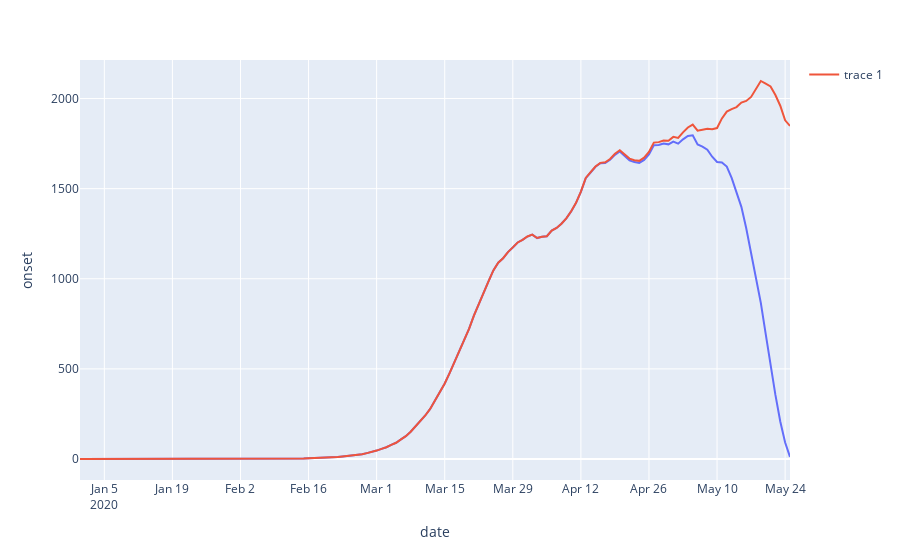
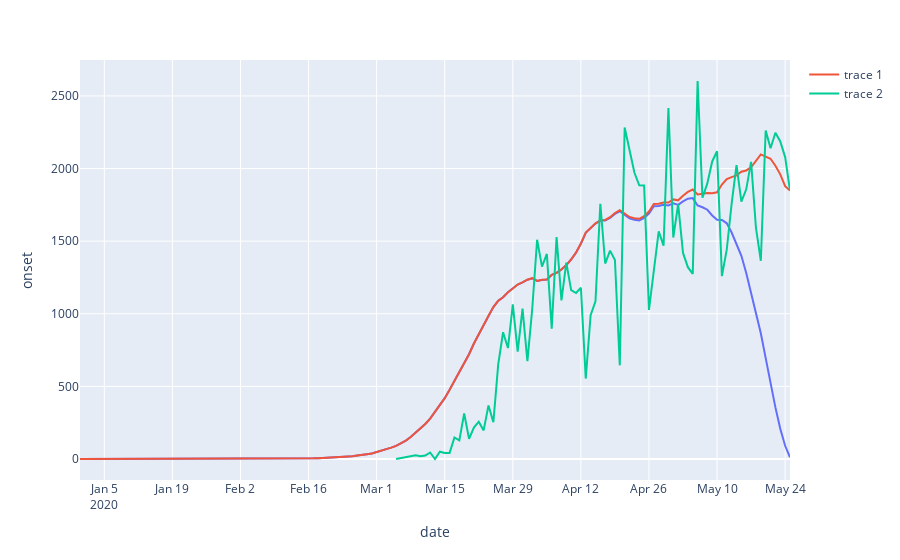
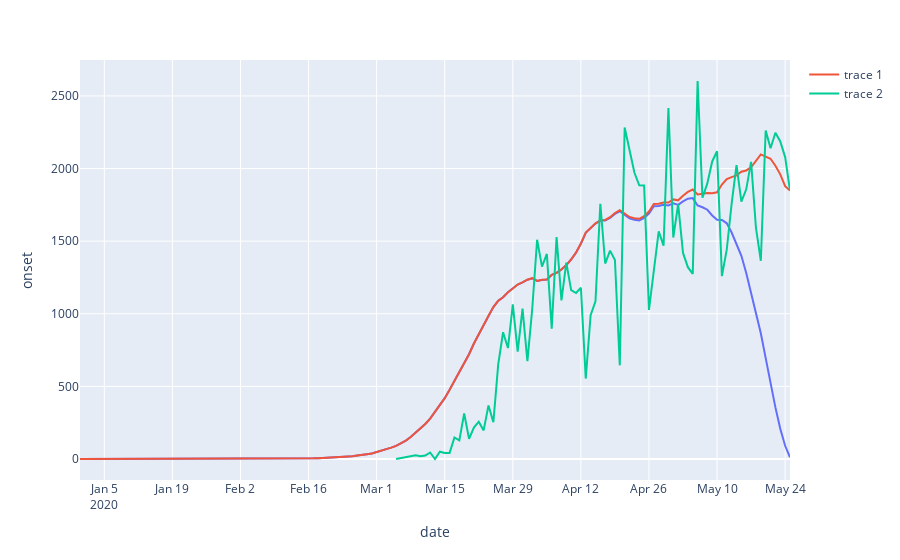

Source (notebook cell) for these figures, in order:
### Code cell
fig = px.line(data_frame=onset, x="date", y="onset")
fig.add_scatter(x=adjusted.date, y=adjusted.adjusted_onset, mode='lines')
fig.add_scatter(x=confirmed.date, y=confirmed.positive, mode='lines')
fig.show()

### Figure 1 — Plotly figure (JSON) as saved in the notebook; plotly's stock layout.template omitted (floating-point values rounded to 4 significant figures; data arrays with more than 128 entries replaced by an {"elided": "..."} marker saying what was removed)
{"data": [{"hovertemplate": "date=%{x}<br>onset=%{y}<extra></extra>", "legendgroup": "", "line": {"color": "#636efa", "dash": "solid"}, "mode": "lines", "name": "", "showlegend": false, "type": "scatter", "x": {"elided": "147 str values"}, "xaxis": "x", "y": {"elided": "147 float values"}, "yaxis": "y"}, {"mode": "lines", "type": "scatter", "x": {"elided": "147 str values"}, "y": {"elided": "147 float values"}}], "layout": {"autosize": true, "legend": {"tracegroupgap": 0}, "margin": {"t": 60}, "xaxis": {"anchor": "y", "autorange": true, "domain": [0, 1], "range": ["2019-12-31", "2020-05-25"], "title": {"text": "date"}, "type": "date"}, "yaxis": {"anchor": "x", "autorange": true, "domain": [0, 1], "range": [-116.5, 2214.0], "title": {"text": "onset"}, "type": "linear"}}}

### Figure 2 — Plotly figure (JSON) as saved in the notebook; plotly's stock layout.template omitted (floating-point values rounded to 4 significant figures; data arrays with more than 128 entries replaced by an {"elided": "..."} marker saying what was removed)
{"data": [{"hovertemplate": "date=%{x}<br>onset=%{y}<extra></extra>", "legendgroup": "", "line": {"color": "#636efa", "dash": "solid"}, "mode": "lines", "name": "", "showlegend": false, "type": "scatter", "x": {"elided": "147 str values"}, "xaxis": "x", "y": {"elided": "147 float values"}, "yaxis": "y"}, {"mode": "lines", "type": "scatter", "x": {"elided": "147 str values"}, "y": {"elided": "147 float values"}}, {"mode": "lines", "type": "scatter", "x": ["2020-03-05T00:00:00", "2020-03-06T00:00:00", "2020-03-07T00:00:00", "2020-03-08T00:00:00", "2020-03-09T00:00:00", "2020-03-10T00:00:00", "2020-03-11T00:00:00", "2020-03-12T00:00:00", "2020-03-13T00:00:00", "2020-03-14T00:00:00", "2020-03-15T00:00:00", "2020-03-16T00:00:00", "2020-03-17T00:00:00", "2020-03-18T00:00:00", "2020-03-19T00:00:00", "2020-03-20T00:00:00", "2020-03-21T00:00:00", "2020-03-22T00:00:00", "2020-03-23T00:00:00", "2020-03-24T00:00:00", "2020-03-25T00:00:00", "2020-03-26T00:00:00", "2020-03-27T00:00:00", "2020-03-28T00:00:00", "2020-03-29T00:00:00", "2020-03-30T00:00:00", "2020-03-31T00:00:00", "2020-04-01T00:00:00", "2020-04-02T00:00:00", "2020-04-03T00:00:00", "2020-04-04T00:00:00", "2020-04-05T00:00:00", "2020-04-06T00:00:00", "2020-04-07T00:00:00", "2020-04-08T00:00:00", "2020-04-09T00:00:00", "2020-04-10T00:00:00", "2020-04-11T00:00:00", "2020-04-12T00:00:00", "2020-04-13T00:00:00", "2020-04-14T00:00:00", "2020-04-15T00:00:00", "2020-04-16T00:00:00", "2020-04-17T00:00:00", "2020-04-18T00:00:00", "2020-04-19T00:00:00", "2020-04-20T00:00:00", "2020-04-21T00:00:00", "2020-04-22T00:00:00", "2020-04-23T00:00:00", "2020-04-24T00:00:00", "2020-04-25T00:00:00", "2020-04-26T00:00:00", "2020-04-27T00:00:00", "2020-04-28T00:00:00", "2020-04-29T00:00:00", "2020-04-30T00:00:00", "2020-05-01T00:00:00", "2020-05-02T00:00:00", "2020-05-03T00:00:00", "2020-05-04T00:00:00", "2020-05-05T00:00:00", "2020-05-06T00:00:00", "2020-05-07T00:00:00", "2020-05-08T00:00:00", "2020-05-09T00:00:00", "2020-05-10T00:00:00", "2020-05-11T00:00:00", "2020-05-12T00:00:00", "2020-05-13T00:00:00", "2020-05-14T00:00:00", "2020-05-15T00:00:00", "2020-05-16T00:00:00", "2020-05-17T00:00:00", "2020-05-18T00:00:00", "2020-05-19T00:00:00", "2020-05-20T00:00:00", "2020-05-21T00:00:00", "2020-05-22T00:00:00", "2020-05-23T00:00:00", "2020-05-24T00:00:00", "2020-05-25T00:00:00"], "y": [0, 7, 9, 19, 26, 19, 24, 45, 0, 50, 41, 42, 148, 128, 313, 139, 216, 257, 197, 369, 253, 651, 873, 764, 1065, 739, 1035, 673, 1036, 1510, 1325, 1412, 898, 1529, 1092, 1352, 1163, 1143, 1179, 554, 990, 1086, 1758, 1346, 1435, 1370, 645, 2283, 2135, 1973, 1885, 1883, 1027, 1300, 1567, 1469, 2417, 1525, 1755, 1419, 1321, 1275, 2603, 1799, 1898, 2049, 2119, 1259, 1443, 1759, 2023, 1772, 1857, 2046, 1591, 1365, 2262, 2140, 2247, 2187, 2079, 1848]}], "layout": {"autosize": true, "legend": {"tracegroupgap": 0}, "margin": {"t": 60}, "xaxis": {"anchor": "y", "autorange": true, "domain": [0, 1], "range": ["2019-12-31", "2020-05-25"], "title": {"text": "date"}, "type": "date"}, "yaxis": {"anchor": "x", "autorange": true, "domain": [0, 1], "range": [-144.6, 2748.0], "title": {"text": "onset"}, "type": "linear"}}}

### Figure 3 — Plotly figure (JSON) as saved in the notebook; plotly's stock layout.template omitted (floating-point values rounded to 4 significant figures; data arrays with more than 128 entries replaced by an {"elided": "..."} marker saying what was removed)
{"data": [{"hovertemplate": "date=%{x}<br>onset=%{y}<extra></extra>", "legendgroup": "", "line": {"color": "#636efa", "dash": "solid"}, "mode": "lines", "name": "", "showlegend": false, "type": "scatter", "x": {"elided": "147 str values"}, "xaxis": "x", "y": {"elided": "147 float values"}, "yaxis": "y"}, {"mode": "lines", "type": "scatter", "x": {"elided": "147 str values"}, "y": {"elided": "147 float values"}}, {"mode": "lines", "type": "scatter", "x": ["2020-03-05T00:00:00", "2020-03-06T00:00:00", "2020-03-07T00:00:00", "2020-03-08T00:00:00", "2020-03-09T00:00:00", "2020-03-10T00:00:00", "2020-03-11T00:00:00", "2020-03-12T00:00:00", "2020-03-13T00:00:00", "2020-03-14T00:00:00", "2020-03-15T00:00:00", "2020-03-16T00:00:00", "2020-03-17T00:00:00", "2020-03-18T00:00:00", "2020-03-19T00:00:00", "2020-03-20T00:00:00", "2020-03-21T00:00:00", "2020-03-22T00:00:00", "2020-03-23T00:00:00", "2020-03-24T00:00:00", "2020-03-25T00:00:00", "2020-03-26T00:00:00", "2020-03-27T00:00:00", "2020-03-28T00:00:00", "2020-03-29T00:00:00", "2020-03-30T00:00:00", "2020-03-31T00:00:00", "2020-04-01T00:00:00", "2020-04-02T00:00:00", "2020-04-03T00:00:00", "2020-04-04T00:00:00", "2020-04-05T00:00:00", "2020-04-06T00:00:00", "2020-04-07T00:00:00", "2020-04-08T00:00:00", "2020-04-09T00:00:00", "2020-04-10T00:00:00", "2020-04-11T00:00:00", "2020-04-12T00:00:00", "2020-04-13T00:00:00", "2020-04-14T00:00:00", "2020-04-15T00:00:00", "2020-04-16T00:00:00", "2020-04-17T00:00:00", "2020-04-18T00:00:00", "2020-04-19T00:00:00", "2020-04-20T00:00:00", "2020-04-21T00:00:00", "2020-04-22T00:00:00", "2020-04-23T00:00:00", "2020-04-24T00:00:00", "2020-04-25T00:00:00", "2020-04-26T00:00:00", "2020-04-27T00:00:00", "2020-04-28T00:00:00", "2020-04-29T00:00:00", "2020-04-30T00:00:00", "2020-05-01T00:00:00", "2020-05-02T00:00:00", "2020-05-03T00:00:00", "2020-05-04T00:00:00", "2020-05-05T00:00:00", "2020-05-06T00:00:00", "2020-05-07T00:00:00", "2020-05-08T00:00:00", "2020-05-09T00:00:00", "2020-05-10T00:00:00", "2020-05-11T00:00:00", "2020-05-12T00:00:00", "2020-05-13T00:00:00", "2020-05-14T00:00:00", "2020-05-15T00:00:00", "2020-05-16T00:00:00", "2020-05-17T00:00:00", "2020-05-18T00:00:00", "2020-05-19T00:00:00", "2020-05-20T00:00:00", "2020-05-21T00:00:00", "2020-05-22T00:00:00", "2020-05-23T00:00:00", "2020-05-24T00:00:00", "2020-05-25T00:00:00"], "y": [0, 7, 9, 19, 26, 19, 24, 45, 0, 50, 41, 42, 148, 128, 313, 139, 216, 257, 197, 369, 253, 651, 873, 764, 1065, 739, 1035, 673, 1036, 1510, 1325, 1412, 898, 1529, 1092, 1352, 1163, 1143, 1179, 554, 990, 1086, 1758, 1346, 1435, 1370, 645, 2283, 2135, 1973, 1885, 1883, 1027, 1300, 1567, 1469, 2417, 1525, 1755, 1419, 1321, 1275, 2603, 1799, 1898, 2049, 2119, 1259, 1443, 1759, 2023, 1772, 1857, 2046, 1591, 1365, 2262, 2140, 2247, 2187, 2079, 1848]}], "layout": {"autosize": true, "legend": {"tracegroupgap": 0}, "margin": {"t": 60}, "xaxis": {"anchor": "y", "autorange": true, "domain": [0, 1], "range": ["2019-12-31", "2020-05-25"], "title": {"text": "date"}, "type": "date"}, "yaxis": {"anchor": "x", "autorange": true, "domain": [0, 1], "range": [-144.6, 2748.0], "title": {"text": "onset"}, "type": "linear"}}}
